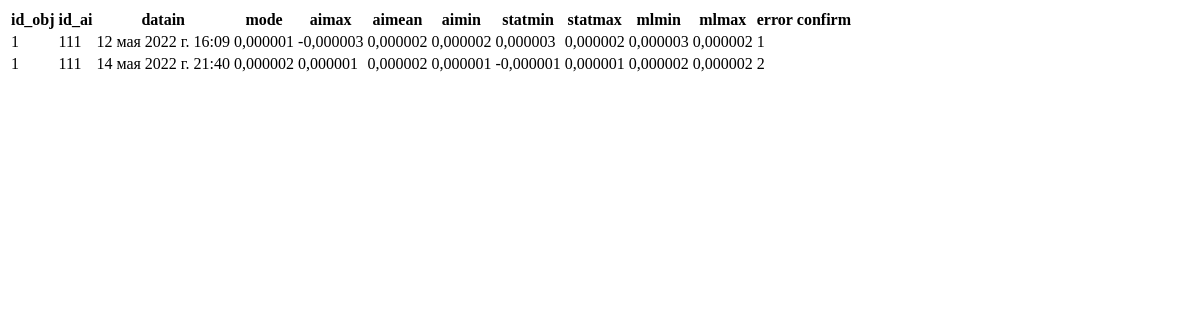
/table/, run on an earlier commit of the app's database.
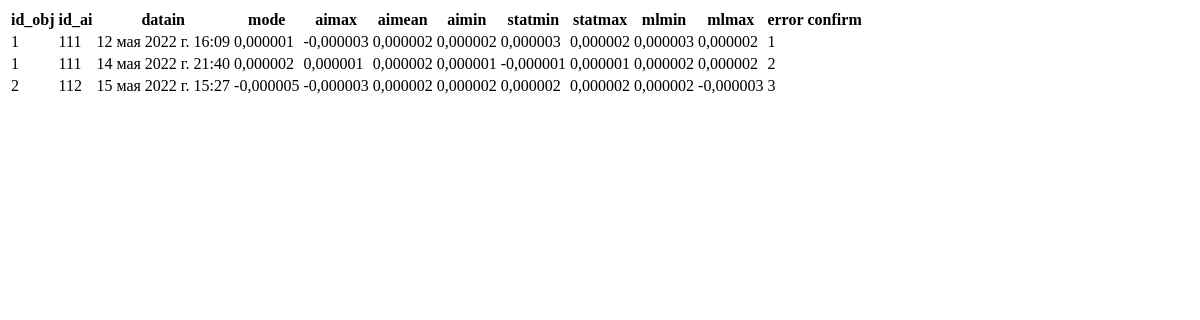
And on a later commit of the database.
### tables/models.py (models this page shows, shortened)
class Obj1Ai(models.Model):
    id_obj = models.ForeignKey(Objects, on_delete=models.CASCADE)
    id_ai = models.ForeignKey(Sensor, on_delete=models.CASCADE)
    datain = models.DateTimeField()
    mode = models.DecimalField(max_digits=9, decimal_places=6, null=True)
    aimax = models.DecimalField(max_digits=9, decimal_places=6, null=True)
    aimean = models.DecimalField(max_digits=9, decimal_places=6, null=True)
    aimin = models.DecimalField(max_digits=9, decimal_places=6, null=True)
    statmin = models.DecimalField(max_digits=9, decimal_places=6, null=True)
    statmax = models.DecimalField(max_digits=9, decimal_places=6, null=True)
    mlmin = models.DecimalField(max_digits=9, decimal_places=6, null=True)
    mlmax = models.DecimalField(max_digits=9, decimal_places=6, null=True)
    err = models.CharField(max_length=7, choices=(
            ('0', 'Система в норме'),
            ('1', 'Аварийная нижняя граница'),
            ('2', 'Предупредительная нижняя граница'),
            ('3', 'Предупредительная верхняя граница'),
            ('4', 'Аварийная верхняя граница'),)
    )
    sts = models.CharField(max_length=7, choices=(
           ('0', 'Система в норме'),
           ('1', 'Не подтвержден'),
           ('2', 'Подтвержден'))
    )
    dataout = models.DateTimeField()
    datacheck = models.DateTimeField()
    cmnt = models.CharField(max_length=50)

### tables/views.py (the view)
# urls.py: path('table/', table, name='table'),
def table(request):
    model = Obj1Ai
    ai = request.session.get('ai', False)
    if ai and ai != 'None':
        data = model.objects.filter(err__gt=0, sts=1, id_ai=ai)[:20]
    else:
        data = model.objects.filter(err__gt=0, sts=1)[:20]
    return render(request, 'tables/table.html', {'data': data})

### templates/tables/table.html (shortened to what this page needs)
<!DOCTYPE html>
<html lang="en">
<head>
</head>
<body>
     <table class="table table-hover table-dark">
         <thead>
             <tr>
                 <th>id_obj</th>
                 <th>id_ai</th>
                 <th>datain</th>
                 <th>mode</th>
                 <th>aimax</th>
                 <th>aimean</th>
                 <th>aimin</th>
                 <th>statmin</th>
                 <th>statmax</th>
                 <th>mlmin</th>
                 <th>mlmax</th>
                 <th>error</th>
                 <th>confirm</th>
             </tr>
         </thead>
         <tbody>
             {% for i in data %}
             <tr>
                 <td>{{ i.id_obj_id }} </td>
                 <td>{{ i.id_ai_id }}</td>
                 <td>{{ i.datain }}</td>
                 <td>{{ i.mode }}</td>
                 <td>{{ i.aimax }}</td>
                 <td>{{ i.aimean }}</td>
                 <td>{{ i.aimin }}</td>
                 <td>{{ i.statmin }}</td>
                 <td>{{ i.statmax }}</td>
                 <td>{{ i.mlmin }}</td>
                 <td>{{ i.mlmax }}</td>
                 <td>{{ i.err }}</td>
                 <td><a onclick="confirm({{ i.id }})"  href="#confirm"></a></td>
             </tr>
             {% endfor %}
         </tbody>
     </table>
</body>
</html>

What changed in the data, as far as the page shows it:
added Obj1Ai: id_obj_id "2", id_ai_id "112", datain "15 мая 2022 г. 15:27", mode "-0,000005", aimax "-0,000003", aimean "0,000002", aimin "0,000002", statmin "0,000002", statmax "0,000002", mlmin "0,000002", mlmax "-0,000003", err "3"
